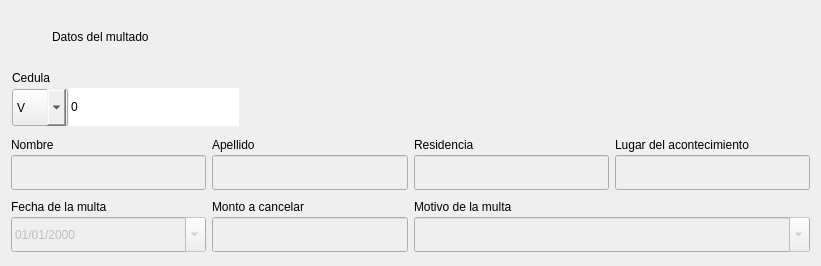
              <widget class="QFrame" name="frame_form">
               <property name="minimumSize">
                <size>
                 <width>821</width>
                 <height>221</height>
                </size>
               </property>
               <property name="maximumSize">
                <size>
                 <width>16777215</width>
                 <height>281</height>
                </size>
               </property>
               <property name="frameShape">
                <enum>QFrame::NoFrame</enum>
               </property>
               <property name="frameShadow">
                <enum>QFrame::Raised</enum>
               </property>
               <property name="tipo" stdset="0">
                <string>frame_form</string>
               </property>
               <layout class="QVBoxLayout" name="verticalLayout_3">
                <item>
                 <widget class="QFrame" name="frame_titulo_2">
                  <property name="minimumSize">
                   <size>
                    <width>0</width>
                    <height>51</height>
                   </size>
                  </property>
                  <property name="maximumSize">
                   <size>
                    <width>16777215</width>
                    <height>51</height>
                   </size>
                  </property>
                  <layout class="QHBoxLayout" name="horizontalLayout">
                   <property name="spacing">
                    <number>0</number>
                   </property>
                   <property name="leftMargin">
                    <number>0</number>
                   </property>
                   <property name="topMargin">
                    <number>0</number>
                   </property>
                   <property name="rightMargin">
                    <number>0</number>
                   </property>
                   <property name="bottomMargin">
                    <number>0</number>
                   </property>
                   <item>
                    <widget class="QLabel" name="label_icon_person">
                     <property name="minimumSize">
                      <size>
                       <width>41</width>
                       <height>51</height>
                      </size>
                     </property>
                     <property name="maximumSize">
                      <size>
                       <width>61</width>
                       <height>61</height>
                      </size>
                     </property>
                     <property name="text">
                      <string/>
                     </property>
                     <property name="scaledContents">
                      <bool>true</bool>
                     </property>
                    </widget>
                   </item>
                   <item alignment="Qt::AlignLeft">
                    <widget class="QLabel" name="label_datos_multado">
                     <property name="text">
                      <string>Datos del multado</string>
                     </property>
                     <property name="tipo" stdset="0">
                      <string>titulo_form</string>
                     </property>
                    </widget>
                   </item>
                   <item>
                    <spacer name="horizontalSpacer">
                     <property name="orientation">
                      <enum>Qt::Horizontal</enum>
                     </property>
                     <property name="sizeHint" stdset="0">
                      <size>
                       <width>40</width>
                       <height>20</height>
                      </size>
                     </property>
                    </spacer>
                   </item>
                  </layout>
                 </widget>
                </item>
                <item>
                 <widget class="QWidget" name="widget_form" native="true">
                  <property name="minimumSize">
                   <size>
                    <width>271</width>
                    <height>60</height>
                   </size>
                  </property>
                  <property name="maximumSize">
                   <size>
                    <width>271</width>
                    <height>60</height>
                   </size>
                  </property>
                  <layout class="QGridLayout" name="gridLayout_2">
                   <property name="leftMargin">
                    <number>0</number>
                   </property>
                   <property name="topMargin">
                    <number>0</number>
                   </property>
                   <property name="rightMargin">
                    <number>0</number>
                   </property>
                   <property name="bottomMargin">
                    <number>0</number>
                   </property>
                   <property name="spacing">
                    <number>0</number>
                   </property>
                   <item row="0" column="0">
                    <widget class="QLabel" name="label_nombre_2">
                     <property name="text">
                      <string>Cedula</string>
                     </property>
                     <property name="tipo" stdset="0">
                      <string>titulo_qlineedit</string>
                     </property>
                    </widget>
                   </item>
                   <item row="1" column="0">
                    <widget class="QComboBox" name="comboBox_tipo_cedula">
                     <property name="sizePolicy">
                      <sizepolicy hsizetype="Expanding" vsizetype="Expanding">
                       <horstretch>0</horstretch>
                       <verstretch>0</verstretch>
                      </sizepolicy>
                     </property>
                     <property name="minimumSize">
                      <size>
                       <width>56</width>
                       <height>37</height>
                      </size>
                     </property>
                     <property name="maximumSize">
                      <size>
                       <width>56</width>
                       <height>37</height>
                      </size>
                     </property>
                     <property name="styleSheet">
                      <string notr="true">QComboBox::drop-down {
	width:25px;
}</string>
                     </property>
                     <item>
                      <property name="text">
                       <string>V</string>
                      </property>
                     </item>
                     <item>
                      <property name="text">
                       <string>E</string>
                      </property>
                     </item>
                    </widget>
                   </item>
                   <item row="1" column="1">
                    <layout class="QHBoxLayout" name="horizontalLayout_5">
                     <property name="spacing">
                      <number>0</number>
                     </property>
                     <item>
                      <widget class="QSpinBox" name="spinBox_cedula">
                       <property name="minimumSize">
                        <size>
                         <width>170</width>
                         <height>38</height>
                        </size>
                       </property>
                       <property name="maximumSize">
                        <size>
                         <width>170</width>
                         <height>38</height>
                        </size>
                       </property>
                       <property name="styleSheet">
                        <string notr="true">QSpinBox{
	border-top-right-radius:0px;
	border-bottom-right-radius:0px;
}</string>
                       </property>
                       <property name="wrapping">
                        <bool>false</bool>
                       </property>
                       <property name="frame">
                        <bool>false</bool>
                       </property>
                       <property name="buttonSymbols">
                        <enum>QAbstractSpinBox::NoButtons</enum>
                       </property>
                       <property name="accelerated">
                        <bool>false</bool>
                       </property>
                       <property name="correctionMode">
                        <enum>QAbstractSpinBox::CorrectToNearestValue</enum>
                       </property>
                       <property name="keyboardTracking">
                        <bool>true</bool>
                       </property>
                       <property name="showGroupSeparator" stdset="0">
                        <bool>true</bool>
                       </property>
                       <property name="maximum">
                        <number>999999999</number>
                       </property>
                       <property name="singleStep">
                        <number>0</number>
                       </property>
                       <property name="stepType">
                        <enum>QAbstractSpinBox::DefaultStepType</enum>
                       </property>
                      </widget>
                     </item>
                     <item>
                      <widget class="QPushButton" name="pushButton_buscar">
                       <property name="minimumSize">
                        <size>
                         <width>41</width>
                         <height>41</height>
                        </size>
                       </property>
                       <property name="maximumSize">
                        <size>
                         <width>41</width>
                         <height>41</height>
                        </size>
                       </property>
                       <property name="toolTip">
                        <string>Buscar si ta esta  registrado</string>
                       </property>
                       <property name="styleSheet">
                        <string notr="true">QPushButton{
	border-top-left-radius:0px;
	border-bottom-left-radius:0px;
}</string>
                       </property>
                       <property name="text">
                        <string/>
                       </property>
                       <property name="icon">
                        <iconset resource="../resources.qrc">
                         <normaloff>:/icons/images/icons_white/search_white.svg</normaloff>:/icons/images/icons_white/search_white.svg</iconset>
                       </property>
                       <property name="iconSize">
                        <size>
                         <width>25</width>
                         <height>25</height>
                        </size>
                       </property>
                       <property name="default">
                        <bool>false</bool>
                       </property>
                      </widget>
                     </item>
                    </layout>
                   </item>
                  </layout>
                 </widget>
                </item>
                <item>
                 <widget class="QFrame" name="frame">
                  <property name="minimumSize">
                   <size>
                    <width>701</width>
                    <height>121</height>
                   </size>
                  </property>
                  <property name="maximumSize">
                   <size>
                    <width>16777215</width>
                    <height>121</height>
                   </size>
                  </property>
                  <layout class="QGridLayout" name="gridLayout">
                   <property name="leftMargin">
                    <number>0</number>
                   </property>
                   <property name="topMargin">
                    <number>0</number>
                   </property>
                   <property name="rightMargin">
                    <number>0</number>
                   </property>
                   <property name="bottomMargin">
                    <number>0</number>
                   </property>
                   <property name="horizontalSpacing">
                    <number>6</number>
                   </property>
                   <item row="1" column="2" colspan="2">
                    <widget class="QWidget" name="widget_form_8" native="true">
                     <property name="maximumSize">
                      <size>
                       <width>16777215</width>
                       <height>55</height>
                      </size>
                     </property>
                     <layout class="QVBoxLayout" name="verticalLayout_12">
                      <property name="spacing">
                       <number>0</number>
                      </property>
                      <property name="leftMargin">
                       <number>0</number>
                      </property>
                      <property name="topMargin">
                       <number>0</number>
                      </property>
                      <property name="rightMargin">
                       <number>0</number>
                      </property>
                      <property name="bottomMargin">
                       <number>0</number>
                      </property>
                      <item alignment="Qt::AlignLeft">
                       <widget class="QLabel" name="label_motivo_multa">
                        <property name="text">
                         <string>Motivo de la multa</string>
                        </property>
                        <property name="tipo" stdset="0">
                         <string>titulo_qlineedit</string>
                        </property>
                       </widget>
                      </item>
                      <item>
                       <widget class="QComboBox" name="comboBox_motivo_multa">
                        <property name="enabled">
                         <bool>false</bool>
                        </property>
                        <property name="minimumSize">
                         <size>
                          <width>0</width>
                          <height>35</height>
                         </size>
                        </property>
                        <property name="maximumSize">
                         <size>
                          <width>16777215</width>
                          <height>50</height>
                         </size>
                        </property>
                        <property name="editable">
                         <bool>true</bool>
                        </property>
                        <item>
                         <property name="text">
                          <string/>
                         </property>
                        </item>
                        <item>
                         <property name="text">
                          <string>Sin dispositivo de seguridad (sin casco)</string>
                         </property>
                        </item>
                        <item>
                         <property name="text">
                          <string>Sin dispositivo de seguridad (sin encerado)</string>
                         </property>
                        </item>
                        <item>
                         <property name="text">
                          <string>Transitar en lugar no permitido</string>
                         </property>
                        </item>
                       </widget>
                      </item>
                     </layout>
                    </widget>
                   </item>
                   <item row="1" column="1">
                    <widget class="QWidget" name="widget_form_7" native="true">
                     <property name="minimumSize">
                      <size>
                       <width>161</width>
                       <height>0</height>
                      </size>
                     </property>
                     <property name="maximumSize">
                      <size>
                       <width>16777215</width>
                       <height>55</height>
                      </size>
                     </property>
                     <layout class="QVBoxLayout" name="verticalLayout_11">
                      <property name="spacing">
                       <number>0</number>
                      </property>
                      <property name="leftMargin">
                       <number>0</number>
                      </property>
                      <property name="topMargin">
                       <number>0</number>
                      </property>
                      <property name="rightMargin">
                       <number>0</number>
                      </property>
                      <property name="bottomMargin">
                       <number>0</number>
                      </property>
                      <item alignment="Qt::AlignLeft">
                       <widget class="QLabel" name="label_monto_cancelar">
                        <property name="text">
                         <string>Monto a cancelar</string>
                        </property>
                        <property name="tipo" stdset="0">
                         <string>titulo_qlineedit</string>
                        </property>
                       </widget>
                      </item>
                      <item>
                       <widget class="QLineEdit" name="lineEdit_monto_cancelar">
                        <property name="enabled">
                         <bool>false</bool>
                        </property>
                        <property name="minimumSize">
                         <size>
                          <width>161</width>
                          <height>35</height>
                         </size>
                        </property>
                        <property name="maximumSize">
                         <size>
                          <width>16777215</width>
                          <height>50</height>
                         </size>
                        </property>
                        <property name="text">
                         <string/>
                        </property>
                        <property name="frame">
                         <bool>true</bool>
                        </property>
                        <property name="echoMode">
                         <enum>QLineEdit::Normal</enum>
                        </property>
                        <property name="tipo" stdset="0">
                         <string/>
                        </property>
                       </widget>
                      </item>
                     </layout>
                    </widget>
                   </item>
                   <item row="1" column="0">
                    <widget class="QWidget" name="widget_form_6" native="true">
                     <property name="minimumSize">
                      <size>
                       <width>161</width>
                       <height>0</height>
                      </size>
                     </property>
                     <property name="maximumSize">
                      <size>
                       <width>16777215</width>
                       <height>55</height>
                      </size>
                     </property>
                     <layout class="QVBoxLayout" name="verticalLayout_10">
                      <property name="spacing">
                       <number>0</number>
                      </property>
                      <property name="leftMargin">
                       <number>0</number>
                      </property>
                      <property name="topMargin">
                       <number>0</number>
                      </property>
                      <property name="rightMargin">
                       <number>0</number>
                      </property>
                      <property name="bottomMargin">
                       <number>0</number>
                      </property>
                      <item alignment="Qt::AlignLeft">
                       <widget class="QLabel" name="label_fecha_multa">
                        <property name="text">
                         <string>Fecha de la multa</string>
                        </property>
                        <property name="tipo" stdset="0">
                         <string>titulo_qlineedit</string>
                        </property>
                       </widget>
                      </item>
                      <item>
                       <widget class="QDateEdit" name="dateEdit_fecha_multa">
                        <property name="enabled">
                         <bool>false</bool>
                        </property>
                        <property name="minimumSize">
                         <size>
                          <width>161</width>
                          <height>35</height>
                         </size>
                        </property>
                        <property name="maximumSize">
                         <size>
                          <width>16777215</width>
                          <height>50</height>
                         </size>
                        </property>
                        <property name="displayFormat">
                         <string>MM/dd/yyyy</string>
                        </property>
                        <property name="calendarPopup">
                         <bool>true</bool>
                        </property>
                       </widget>
                      </item>
                     </layout>
                    </widget>
                   </item>
                   <item row="0" column="0">
                    <widget class="QWidget" name="widget_form_nombre" native="true">
                     <property name="minimumSize">
                      <size>
                       <width>161</width>
                       <height>0</height>
                      </size>
                     </property>
                     <property name="maximumSize">
                      <size>
                       <width>16777215</width>
                       <height>55</height>
                      </size>
                     </property>
                     <layout class="QVBoxLayout" name="verticalLayout_6">
                      <property name="spacing">
                       <number>0</number>
                      </property>
                      <property name="leftMargin">
                       <number>0</number>
                      </property>
                      <property name="topMargin">
                       <number>0</number>
                      </property>
                      <property name="rightMargin">
                       <number>0</number>
                      </property>
                      <property name="bottomMargin">
                       <number>0</number>
                      </property>
                      <item alignment="Qt::AlignLeft">
                       <widget class="QLabel" name="label_nombre">
                        <property name="text">
                         <string>Nombre</string>
                        </property>
                        <property name="tipo" stdset="0">
                         <string>titulo_qlineedit</string>
                        </property>
                       </widget>
                      </item>
                      <item>
                       <widget class="QLineEdit" name="lineEdit_nombre">
                        <property name="enabled">
                         <bool>false</bool>
                        </property>
                        <property name="minimumSize">
                         <size>
                          <width>161</width>
                          <height>35</height>
                         </size>
                        </property>
                        <property name="maximumSize">
                         <size>
                          <width>16777215</width>
                          <height>50</height>
                         </size>
                        </property>
                        <property name="text">
                         <string/>
                        </property>
                        <property name="tipo" stdset="0">
                         <string/>
                        </property>
                       </widget>
                      </item>
                     </layout>
                    </widget>
                   </item>
                   <item row="0" column="1">
                    <widget class="QWidget" name="widget_form_apellido" native="true">
                     <property name="minimumSize">
                      <size>
                       <width>161</width>
                       <height>0</height>
                      </size>
                     </property>
                     <property name="maximumSize">
                      <size>
                       <width>16777215</width>
                       <height>60</height>
                      </size>
                     </property>
                     <layout class="QVBoxLayout" name="verticalLayout_7">
                      <property name="spacing">
                       <number>0</number>
                      </property>
                      <property name="leftMargin">
                       <number>0</number>
                      </property>
                      <property name="topMargin">
                       <number>0</number>
                      </property>
                      <property name="rightMargin">
                       <number>0</number>
                      </property>
                      <property name="bottomMargin">
                       <number>0</number>
                      </property>
                      <item alignment="Qt::AlignLeft">
                       <widget class="QLabel" name="label_apellido">
                        <property name="text">
                         <string>Apellido</string>
                        </property>
                        <property name="tipo" stdset="0">
                         <string>titulo_qlineedit</string>
                        </property>
                       </widget>
                      </item>
                      <item>
                       <widget class="QLineEdit" name="lineEdit_apellido">
                        <property name="enabled">
                         <bool>false</bool>
                        </property>
                        <property name="minimumSize">
                         <size>
                          <width>161</width>
                          <height>35</height>
                         </size>
                        </property>
                        <property name="maximumSize">
                         <size>
                          <width>16777215</width>
                          <height>50</height>
                         </size>
                        </property>
                        <property name="text">
                         <string/>
                        </property>
                        <property name="tipo" stdset="0">
                         <string/>
                        </property>
                       </widget>
                      </item>
                     </layout>
                    </widget>
                   </item>
                   <item row="0" column="2">
                    <widget class="QWidget" name="widget_form_residencia" native="true">
                     <property name="minimumSize">
                      <size>
                       <width>161</width>
                       <height>0</height>
                      </size>
                     </property>
                     <property name="maximumSize">
                      <size>
                       <width>16777215</width>
                       <height>55</height>
                      </size>
                     </property>
                     <layout class="QVBoxLayout" name="verticalLayout_8">
                      <property name="spacing">
                       <number>0</number>
                      </property>
                      <property name="leftMargin">
                       <number>0</number>
                      </property>
                      <property name="topMargin">
                       <number>0</number>
                      </property>
                      <property name="rightMargin">
                       <number>0</number>
                      </property>
                      <property name="bottomMargin">
                       <number>0</number>
                      </property>
                      <item alignment="Qt::AlignLeft">
                       <widget class="QLabel" name="label_residencia">
                        <property name="text">
                         <string>Residencia</string>
                        </property>
                        <property name="tipo" stdset="0">
                         <string>titulo_qlineedit</string>
                        </property>
                       </widget>
                      </item>
                      <item>
                       <widget class="QLineEdit" name="lineEdit_residencia">
                        <property name="enabled">
                         <bool>false</bool>
                        </property>
                        <property name="minimumSize">
                         <size>
                          <width>161</width>
                          <height>35</height>
                         </size>
                        </property>
                        <property name="maximumSize">
                         <size>
                          <width>16777215</width>
                          <height>50</height>
                         </size>
                        </property>
                        <property name="text">
                         <string/>
                        </property>
                        <property name="tipo" stdset="0">
                         <string/>
                        </property>
                       </widget>
                      </item>
                     </layout>
                    </widget>
                   </item>
                   <item row="0" column="3">
                    <widget class="QWidget" name="widget_form_5" native="true">
                     <property name="minimumSize">
                      <size>
                       <width>161</width>
                       <height>0</height>
                      </size>
                     </property>
                     <property name="maximumSize">
                      <size>
                       <width>16777215</width>
                       <height>55</height>
                      </size>
                     </property>
                     <layout class="QVBoxLayout" name="verticalLayout_9">
                      <property name="spacing">
                       <number>0</number>
                      </property>
                      <property name="leftMargin">
                       <number>0</number>
                      </property>
                      <property name="topMargin">
                       <number>0</number>
                      </property>
                      <property name="rightMargin">
                       <number>0</number>
                      </property>
                      <property name="bottomMargin">
                       <number>0</number>
                      </property>
                      <item alignment="Qt::AlignLeft">
                       <widget class="QLabel" name="label_lugar_acontecimiento">
                        <property name="text">
                         <string>Lugar del acontecimiento</string>
                        </property>
                        <property name="tipo" stdset="0">
                         <string>titulo_qlineedit</string>
                        </property>
                       </widget>
                      </item>
                      <item>
                       <widget class="QLineEdit" name="lineEdit_lugar_acontecimiento">
                        <property name="enabled">
                         <bool>false</bool>
                        </property>
                        <property name="minimumSize">
                         <size>
                          <width>161</width>
                          <height>35</height>
                         </size>
                        </property>
                        <property name="maximumSize">
                         <size>
                          <width>16777215</width>
                          <height>50</height>
                         </size>
                        </property>
                        <property name="text">
                         <string/>
                        </property>
                        <property name="tipo" stdset="0">
                         <string/>
                        </property>
                       </widget>
                      </item>
                     </layout>
                    </widget>
                   </item>
                  </layout>
                 </widget>
                </item>
               </layout>
              </widget>
